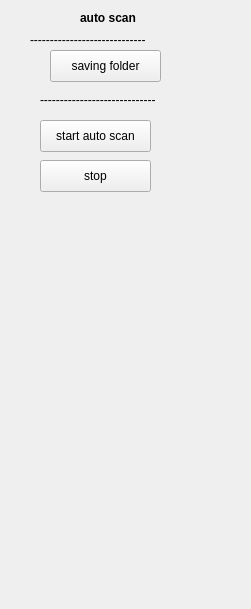
<?xml version="1.0" encoding="UTF-8"?>
<ui version="4.0">
 <class>Form</class>
 <widget class="QWidget" name="Form">
  <property name="geometry">
   <rect>
    <x>0</x>
    <y>0</y>
    <width>251</width>
    <height>609</height>
   </rect>
  </property>
  <property name="windowTitle">
   <string>Form</string>
  </property>
  <widget class="QWidget" name="settings_tab" native="true">
   <property name="geometry">
    <rect>
     <x>0</x>
     <y>0</y>
     <width>251</width>
     <height>611</height>
    </rect>
   </property>
   <property name="styleSheet">
    <string notr="true">background-color: rgb(50, 50, 50);
QLabel {
    color: white;
}</string>
   </property>
   <widget class="QLabel" name="label_18">
    <property name="geometry">
     <rect>
      <x>80</x>
      <y>10</y>
      <width>71</width>
      <height>16</height>
     </rect>
    </property>
    <property name="styleSheet">
     <string notr="true">font:bold 12px; </string>
    </property>
    <property name="text">
     <string>auto scan</string>
    </property>
   </widget>
   <widget class="QPushButton" name="saving_folder_3">
    <property name="geometry">
     <rect>
      <x>50</x>
      <y>50</y>
      <width>111</width>
      <height>32</height>
     </rect>
    </property>
    <property name="text">
     <string>saving folder</string>
    </property>
   </widget>
   <widget class="QLabel" name="label">
    <property name="geometry">
     <rect>
      <x>30</x>
      <y>30</y>
      <width>171</width>
      <height>20</height>
     </rect>
    </property>
    <property name="text">
     <string>-----------------------------</string>
    </property>
   </widget>
   <widget class="QLabel" name="label_2">
    <property name="geometry">
     <rect>
      <x>40</x>
      <y>90</y>
      <width>171</width>
      <height>20</height>
     </rect>
    </property>
    <property name="text">
     <string>-----------------------------</string>
    </property>
   </widget>
   <widget class="QPushButton" name="saving_folder_4">
    <property name="geometry">
     <rect>
      <x>40</x>
      <y>120</y>
      <width>111</width>
      <height>32</height>
     </rect>
    </property>
    <property name="text">
     <string>start auto scan</string>
    </property>
   </widget>
   <widget class="QPushButton" name="saving_folder_5">
    <property name="geometry">
     <rect>
      <x>40</x>
      <y>160</y>
      <width>111</width>
      <height>32</height>
     </rect>
    </property>
    <property name="text">
     <string>stop</string>
    </property>
   </widget>
  </widget>
 </widget>
 <resources/>
 <connections/>
</ui>
